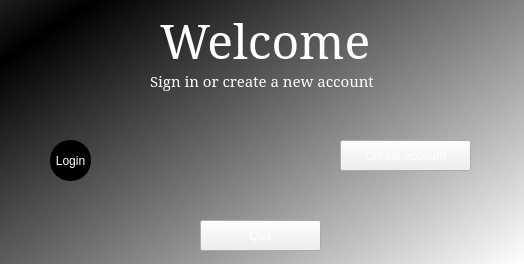
<?xml version="1.0" encoding="UTF-8"?>
<ui version="4.0">
 <class>signinsignup_window</class>
 <widget class="QWidget" name="signinsignup_window">
  <property name="geometry">
   <rect>
    <x>0</x>
    <y>0</y>
    <width>524</width>
    <height>264</height>
   </rect>
  </property>
  <property name="windowTitle">
   <string>Sign In Sign Up</string>
  </property>
  <property name="styleSheet">
   <string notr="true">QWidget#signinsignup_window{
background-color:qlineargradient(spread:reflect, x1:0, y1:0.239, x2:1, y2:1, stop:0 rgba(0, 0, 0, 255), stop:1 rgba(255, 255, 255, 255));}</string>
  </property>
  <widget class="QPushButton" name="sign_button_1">
   <property name="geometry">
    <rect>
     <x>50</x>
     <y>140</y>
     <width>41</width>
     <height>41</height>
    </rect>
   </property>
   <property name="styleSheet">
    <string notr="true">font: 11pt &quot;Serif&quot;;
border-radius:20px;
background-color:rgb(0,0,0);
color: rgb(255, 255, 255);</string>
   </property>
   <property name="text">
    <string>Login</string>
   </property>
  </widget>
  <widget class="QLabel" name="sign_title">
   <property name="geometry">
    <rect>
     <x>160</x>
     <y>10</y>
     <width>221</width>
     <height>61</height>
    </rect>
   </property>
   <property name="font">
    <font>
     <family>Serif</family>
     <pointsize>36</pointsize>
     <weight>50</weight>
     <italic>false</italic>
     <bold>false</bold>
    </font>
   </property>
   <property name="styleSheet">
    <string notr="true">font: 36pt &quot;Serif&quot;;
color: rgb(255, 255, 255);</string>
   </property>
   <property name="text">
    <string>Welcome</string>
   </property>
  </widget>
  <widget class="QPushButton" name="sign_button_2">
   <property name="geometry">
    <rect>
     <x>340</x>
     <y>140</y>
     <width>131</width>
     <height>31</height>
    </rect>
   </property>
   <property name="styleSheet">
    <string notr="true">font: 11pt &quot;Serif&quot;;
color: rgb(255, 255, 255);</string>
   </property>
   <property name="text">
    <string>Create account</string>
   </property>
  </widget>
  <widget class="QPushButton" name="sign_button_3">
   <property name="geometry">
    <rect>
     <x>200</x>
     <y>220</y>
     <width>121</width>
     <height>31</height>
    </rect>
   </property>
   <property name="styleSheet">
    <string notr="true">font: 11pt &quot;Serif&quot;;
color: rgb(255, 255, 255);</string>
   </property>
   <property name="text">
    <string>Quit</string>
   </property>
  </widget>
  <widget class="QLabel" name="sign_title_2">
   <property name="geometry">
    <rect>
     <x>150</x>
     <y>70</y>
     <width>251</width>
     <height>21</height>
    </rect>
   </property>
   <property name="font">
    <font>
     <family>Serif</family>
     <pointsize>11</pointsize>
     <weight>50</weight>
     <italic>false</italic>
     <bold>false</bold>
    </font>
   </property>
   <property name="styleSheet">
    <string notr="true">font: 11pt &quot;Serif&quot;;
color: rgb(255, 255, 255);</string>
   </property>
   <property name="text">
    <string>Sign in or create a new account</string>
   </property>
  </widget>
 </widget>
 <resources/>
 <connections/>
</ui>
